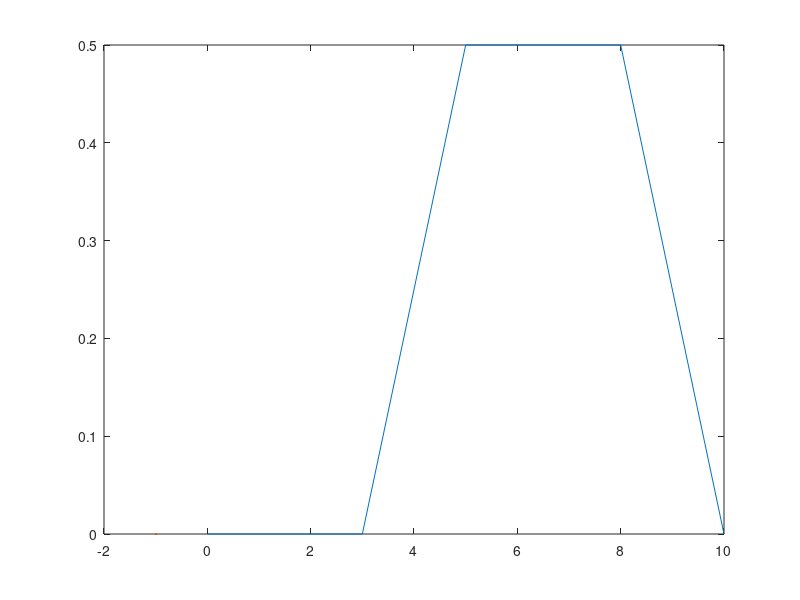

Write the MATLAB code that produced this figure.


x1 = [0 3 5 8 10];
y1 = [0 0 .5 .5 0];
xq = -1;
yq = interp1(x1,y1,xq,'next','extrap');

plot(x1,y1,xq,yq,':.');

%x2 = [0 6 11 15 18];
%y2 = [0 0 1 0 0];